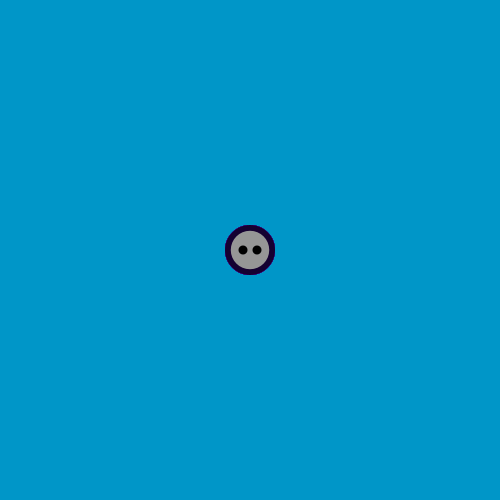
Frame 1 (no input)
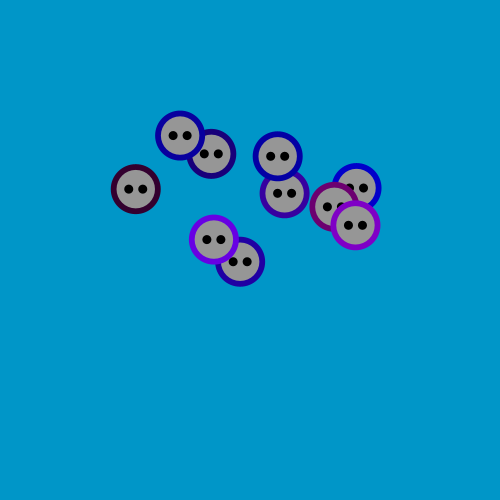
Frame 60 (the mouse pressed at the canvas centre just before this capture)
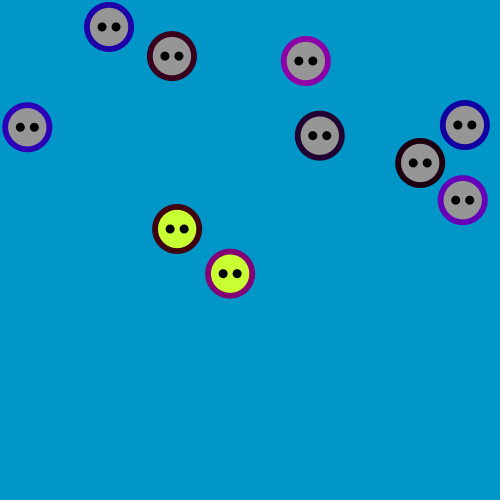
Frame 120 (the mouse held since frame 60 and released just before this capture)

The Processing sketch that drew these frames (run headless with seeded random() and noise(); from frame 60 on, the mouse is pressed at the canvas centre):

// Processing sketch: processing_49150
// ── processing_49150.pde

Circle[] button = new Circle [10];

void setup() {
  size(500, 500);
  smooth();
  noStroke();

  for (int i = 0; i<button.length; i++) {

    button[i] = new Circle(250, 250, 50);
  }
}

void draw() { 

  background (0, 150, 200, 150);
  for (int i = 0; i<button.length; i++) {

    button[i].drawCircle();
    button[i].checkCollision();
    button[i].update();
  }
}

void mousePressed() {
  for (int i=0; i<button.length; i++) {

    button[i].checkMousePress();
  }
}

class Circle {

  float x;
  float y;
  float xspeed;
  float yspeed;
  float circleSize;
  float d = dist(x, y, mouseX, mouseY);
  boolean clicked;

  //constructor
  Circle(float xpos, float ypos, float csize) {
    x = xpos;
    y = ypos;
    circleSize = csize;
    xspeed = random(-2, 2);
    yspeed = random(-2, 2);
    clicked = false;
  }

  void update() {

    x = x + xspeed;
    y = y + yspeed;
  }

  void checkCollision() {


    if ((x<circleSize/2) || ( x> width - circleSize/2)) {
      xspeed = -xspeed;
    }
    if ((y<circleSize/2) || ( y > height - circleSize/2)) {
      yspeed = -yspeed;
    }
  }
  


  void drawCircle() {


    fill( random(150), random (0), random(255));
    ellipse (x, y, circleSize, circleSize);

    if (clicked) {
      fill(200, 255, 50);
    }
    else {
      fill(150);
    }


    ellipse (x, y, circleSize/1.3, circleSize/1.3);
    fill(0);
    ellipse (x-7, y, circleSize/5.5, circleSize/5.5);
    ellipse (x+7, y, circleSize/5.5, circleSize/5.5);
  }

  void checkMousePress() {
    if ((dist(mouseX, mouseY, x, y))  < circleSize){
    //if ((mouseX > x ) && (mouseX< d)) {

      //I have no idea what to put here to enable the mouseclick to only affect the circle size.

      clicked = !clicked;
    }
  }
}
